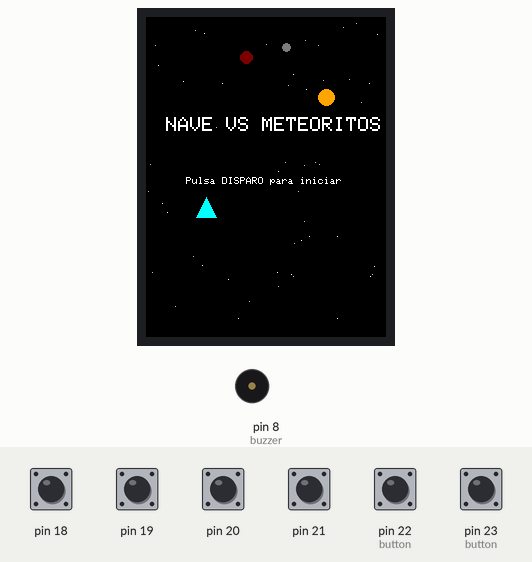
The program below on a simulated Arduino Mega 2560, built with avr-gcc and run on an emulated ATmega2560. On the bench: 240×320 colour display, buzzer (waves = sounding). The test bench sets the inputs (shaded band); at power-on: pin 18–21, pin 22 (button), pin 23 (button) LOW. Random numbers use the default seed unless the program sets one.

Above: at 1.1 s.
1.2 s: pin 22 (button) driven HIGH
At 3.6 s:
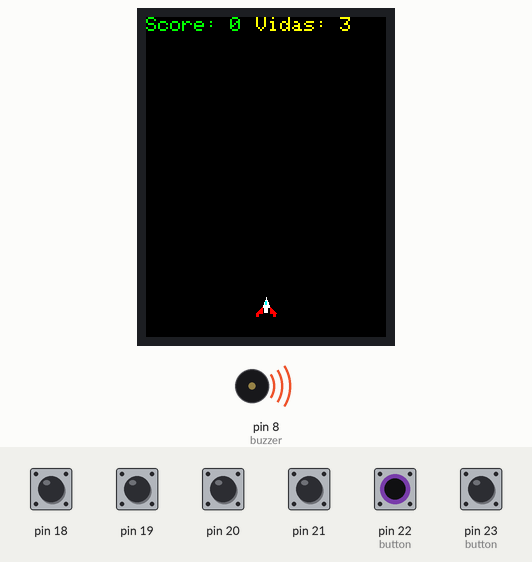
4.2 s: pin 23 (button) driven HIGH
At 4.58 s:
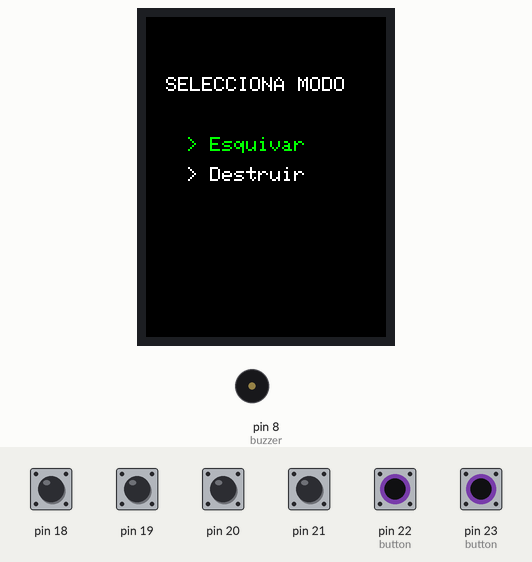
6.1 s: pin 19 driven HIGH
At 7.2 s:
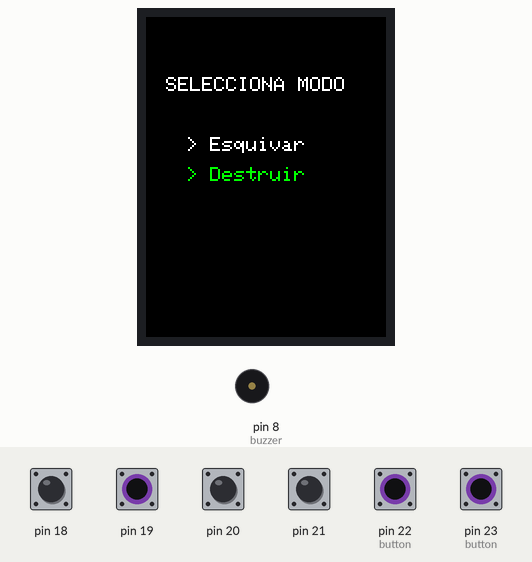
9.1 s: pin 19 driven LOW
At 9.36 s:
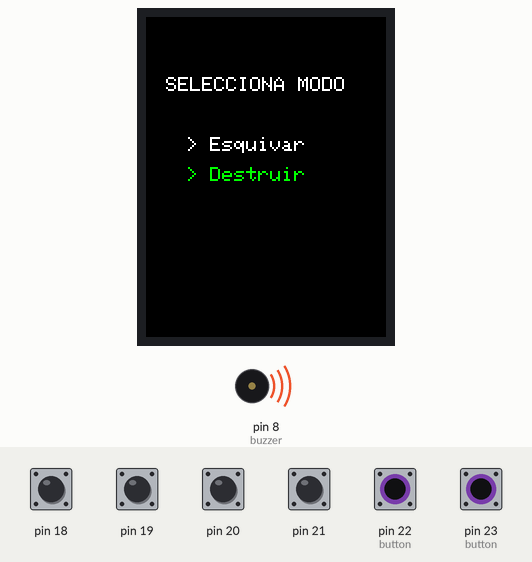
10.7 s: pin 23 (button) driven LOW
At 11.05 s:
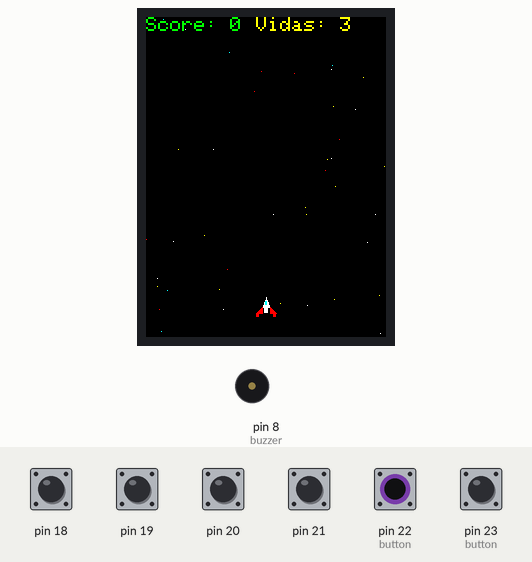
12.3 s: pin 18 driven HIGH
At 17.14 s:
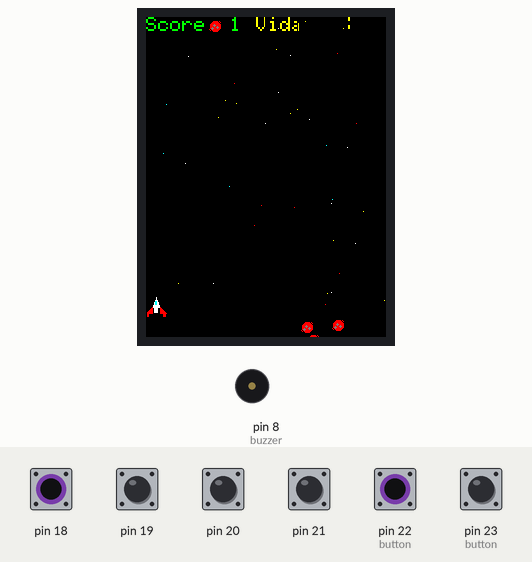
Timing chart, 0 to 18.6 s (numbered marks = the images above; inputs shaded):
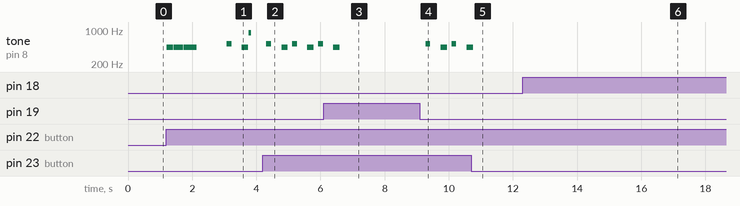

The program:

main.cpp
```cpp
#include <Adafruit_GFX.h>
#include <Adafruit_ILI9341.h>
#include "Juego.h"

#define TFT_CS   6
#define TFT_DC   7
#define TFT_RST  10
Adafruit_ILI9341 tft = Adafruit_ILI9341(TFT_CS, TFT_DC, TFT_RST);

Juego juego(tft);

void setup() {
    juego.setup();
}

void loop() {
    juego.loop();
}
```

Bala.cpp
```cpp
#include "Bala.h"

Bala::Bala() : x(-10), y(-10), activa(false) {}

void Bala::disparar(int naveX, int naveY) {
    x = naveX;
    y = naveY - 10;
    activa = true;
}

void Bala::mover(Adafruit_ILI9341 &tft) {
    tft.fillRect(x - 1, y, 3, 6, ILI9341_BLACK);
    y -= 6;
    if (y > 0) {
        tft.fillRect(x - 1, y, 3, 6, ILI9341_WHITE);
    } else {
        activa = false;
    }
}

void Bala::borrar(Adafruit_ILI9341 &tft) {
    tft.fillRect(x - 1, y, 3, 6, ILI9341_BLACK);
}
```

Bala.h
```cpp
#ifndef BALA_H
#define BALA_H

#include <Adafruit_ILI9341.h>

class Bala {
public:
    int x, y;
    bool activa;

    Bala();

    void disparar(int naveX, int naveY);
    void mover(Adafruit_ILI9341 &tft);
    void borrar(Adafruit_ILI9341 &tft);
};

#endif
```

Fondo.h
```cpp
#ifndef FONDO_H
#define FONDO_H

#include <Adafruit_ILI9341.h>

struct Estrella {
    int x, y;
    uint16_t color;
};

class Fondo {
private:
    static const int NUM_ESTRELLAS = 40;
    Estrella estrellas[NUM_ESTRELLAS];

public:
    void iniciar(int ancho, int alto) {
        uint16_t colores[] = {ILI9341_WHITE, ILI9341_YELLOW, ILI9341_CYAN, ILI9341_RED};
        for (int i = 0; i < NUM_ESTRELLAS; i++) {
            estrellas[i].x = random(0, ancho);
            estrellas[i].y = random(0, alto);
            estrellas[i].color = colores[random(0, 4)];
        }
    }

    void actualizarYdibujar(Adafruit_ILI9341 &tft, int alto) {
        for (int i = 0; i < NUM_ESTRELLAS; i++) {
            // Borrar estrella anterior
            tft.drawPixel(estrellas[i].x, estrellas[i].y, ILI9341_BLACK);

            // Mover estrella hacia abajo
            estrellas[i].y += 1;

            // Si sale de pantalla, volver a arriba
            if (estrellas[i].y >= alto) {
                estrellas[i].y = 0;
                estrellas[i].x = random(0, tft.width());
            }

            // Dibujar nueva posición
            tft.drawPixel(estrellas[i].x, estrellas[i].y, estrellas[i].color);
        }
    }
};

#endif
```

Juego.h
```cpp
#ifndef JUEGO_H
#define JUEGO_H

#include <Adafruit_ILI9341.h>
#include "Nave.h"
#include "Meteorito.h"
#include "Bala.h"
#include "Fondo.h"
#include "Menu.h"


#define NUM_METEORITOS 3
#define MAX_BALAS 100

class Juego {
public:
    Adafruit_ILI9341 &tft;
    Nave nave;
    Meteorito meteoritos[NUM_METEORITOS];
    Bala balas[MAX_BALAS];
    Fondo fondo;
    int score, vidas, nivel, meteorSpeed, meteorVelocidadBase;
    enum ModoJuego {ESQUIVAR = 0, DESTRUIR = 1};
    ModoJuego modoActual;
    int naveStep;
    bool botonAnterior;
    // Pines
    int pinRight, pinLeft, pinUp, pinDown, pinFire, pinReset, pinBuzzer;

    Juego(Adafruit_ILI9341 &pantalla)
        : tft(pantalla), nave(120, 280), score(0), vidas(3), nivel(1),
        meteorVelocidadBase(3), meteorSpeed(3), modoActual(ESQUIVAR), naveStep(5), botonAnterior(LOW),
        pinRight(21), pinLeft(18), pinUp(19), pinDown(20), pinFire(22), pinReset(23), pinBuzzer(8) {}

    void setup() {
        tft.begin();
        tft.setRotation(0);
        tft.fillScreen(ILI9341_BLACK);

        pinMode(pinRight, INPUT);
        pinMode(pinLeft, INPUT);
        pinMode(pinUp, INPUT);
        pinMode(pinDown, INPUT);
        pinMode(pinFire, INPUT);
        pinMode(pinReset, INPUT);
        pinMode(pinBuzzer, OUTPUT);


        randomSeed(analogRead(0));
        animacionInicio(tft, pinFire, pinBuzzer);
        int modoSeleccionado = static_cast<int>(modoActual);
        mostrarMenuSeleccion(tft, modoSeleccionado, pinUp, pinDown, pinFire, pinBuzzer);
        modoActual = static_cast<ModoJuego>(modoSeleccionado);

        iniciar();
    }

    void loop() {
        if (digitalRead(pinReset) == HIGH) {
            int modoSeleccionado = static_cast<int>(modoActual);
            mostrarMenuSeleccion(tft, modoSeleccionado, pinUp, pinDown, pinFire, pinBuzzer);
            modoActual = static_cast<ModoJuego>(modoSeleccionado);
        iniciar();
    }


        // Movimiento nave
        bool movido = false;
        if (digitalRead(pinLeft) == HIGH && nave.x > 10) { nave.borrar(tft); nave.x -= naveStep; movido = true; }
        if (digitalRead(pinRight) == HIGH && nave.x < tft.width() - 10) { nave.borrar(tft); nave.x += naveStep; movido = true; }
        if (digitalRead(pinUp) == HIGH && nave.y > 10) { nave.borrar(tft); nave.y -= naveStep; movido = true; }
        if (digitalRead(pinDown) == HIGH && nave.y < tft.height() - 15) { nave.borrar(tft); nave.y += naveStep; movido = true; }
        if (movido) nave.dibujar(tft);

        // Detección flanco de subida para disparo
        bool botonActual = digitalRead(pinFire);
        if (botonActual == HIGH && botonAnterior == LOW) {
            disparo();
        }
        botonAnterior = botonActual;

        // Mover todas las balas activas
        for (int i = 0; i < MAX_BALAS; i++) {
            if (balas[i].activa) {
                balas[i].mover(tft);
            }
        }

        fondo.actualizarYdibujar(tft, tft.height());
        moverMeteoritos();

        delay(30);
    }

    void iniciar() {
        tft.fillScreen(ILI9341_BLACK);
        fondo.iniciar(tft.width(), tft.height());
        nave.x = 120; nave.y = 280;
        score = 0; vidas = 3; nivel = 1;
        meteorSpeed = meteorVelocidadBase;
        for (int i = 0; i < NUM_METEORITOS; i++) meteoritos[i].inicializar(tft.width());
        for (int i = 0; i < MAX_BALAS; i++) balas[i].activa = false;
        nave.dibujar(tft);
        actualizarPuntaje();
        actualizarVidas();
        actualizarNivel();
    }

    void disparo() {
        for (int i = 0; i < MAX_BALAS; i++) {
            if (!balas[i].activa) {
                balas[i].disparar(nave.x, nave.y);
                break;
            }
        }
        playTone(880, 80);
    }

    void moverMeteoritos() {
        for (int i = 0; i < NUM_METEORITOS; i++) {
            if (!meteoritos[i].activo) continue;

            meteoritos[i].borrar(tft);
            meteoritos[i].y += meteorSpeed;
            meteoritos[i].dibujar(tft, ILI9341_RED);

            // Colisión con nave
            if (meteoritos[i].y + 6 >= nave.y &&
                meteoritos[i].x >= nave.x - 10 && meteoritos[i].x <= nave.x + 10) {
                vidas--;
                actualizarVidas();
                meteoritos[i].y = 0;
                meteoritos[i].x = random(10, tft.width() - 10);
                if (vidas <= 0) gameOver();
            }

            // Salida de pantalla sin ser destruido
            if (meteoritos[i].y > tft.height()) {
                if (modoActual == DESTRUIR) {
                    vidas--;
                    actualizarVidas();
                    playTone(350, 200);
                    delay(50);
                    if (vidas <= 0) gameOver();
                } else {
                    score++;
                    actualizarPuntaje();
                    actualizarNivel();
                }
                meteoritos[i].y = 0;
                meteoritos[i].x = random(10, tft.width() - 10);
            }

            for (int j = 0; j < MAX_BALAS; j++) {
                if (balas[j].activa &&
                    balas[j].y < meteoritos[i].y + 6 && balas[j].y > meteoritos[i].y - 6 &&
                    balas[j].x > meteoritos[i].x - 6 && balas[j].x < meteoritos[i].x + 6) {
                    meteoritos[i].borrar(tft);
                    balas[j].borrar(tft);
                    balas[j].activa = false;
                    playTone(220, 200);
                    score++;
                    actualizarPuntaje();
                    actualizarNivel();
                    meteoritos[i].y = 0;
                    meteoritos[i].x = random(10, tft.width() - 10);
                    break;
                }
            }
        }
    }

    void actualizarPuntaje() {
        tft.fillRect(0, 0, 100, 20, ILI9341_BLACK);
        tft.setCursor(0, 0);
        tft.setTextColor(ILI9341_GREEN);
        tft.setTextSize(2);
        tft.print("Score: ");
        tft.print(score);
    }

    void actualizarVidas() {
        tft.fillRect(110, 0, 100, 20, ILI9341_BLACK);
        tft.setCursor(110, 0);
        tft.setTextColor(ILI9341_YELLOW);
        tft.setTextSize(2);
        tft.print("Vidas: ");
        tft.print(vidas);
        playTone(440, 200);
    }

    void actualizarNivel() {
        int nuevoNivel = 1 + score / 5;
        if (nuevoNivel != nivel) {
            nivel = nuevoNivel;
            meteorSpeed = meteorVelocidadBase + (nivel - 1);
            tft.fillRect(220, 0, 100, 20, ILI9341_BLACK);
            tft.setCursor(220, 0);
            tft.setTextColor(ILI9341_CYAN);
            tft.setTextSize(2);
            tft.print("Lv: ");
            tft.print(nivel);
            playTone(440, 200);
        }
    }

    void gameOver() {
        tft.setTextColor(ILI9341_WHITE);
        tft.setTextSize(2);
        tft.setCursor(40, 130);
        tft.print("Puntaje final:");

        tft.setCursor(100, 160);
        tft.setTextSize(3);
        tft.setTextColor(ILI9341_GREEN);
        tft.print(score);

        delay(2000);

        playTone(440, 500);
        animacionGameOver(tft, pinReset);
        int modoSeleccionado = static_cast<int>(modoActual);
        mostrarMenuSeleccion(tft, modoSeleccionado, pinUp, pinDown, pinFire, pinBuzzer);
        modoActual = static_cast<ModoJuego>(modoSeleccionado);
        iniciar();

    }

    void playTone(int frequency, int duration) {
        tone(pinBuzzer, frequency, duration);
        delay(duration + 20);
        noTone(pinBuzzer);
    }
};

#endif
```

Menu.cpp
```cpp
#include "menu.h"

#include <Arduino.h>

void mostrarMenuSeleccion(Adafruit_ILI9341 &tft, int &modoActual, int pinUp, int pinDown, int pinFire, int pinBuzzer) {
    int seleccion = 0;
    bool refrescarPantalla = true;
    unsigned long ultimaInteraccion = 0;
    const unsigned long tiempoRebote = 200;

    while (true) {
        unsigned long ahora = millis();

        if (refrescarPantalla) {
            tft.fillScreen(ILI9341_BLACK);
            tft.setTextColor(ILI9341_WHITE);
            tft.setTextSize(2);
            tft.setCursor(20, 60);
            tft.print("SELECCIONA MODO");

            tft.setCursor(40, 120);
            tft.setTextColor(seleccion == 0 ? ILI9341_GREEN : ILI9341_WHITE);
            tft.print("> Esquivar");

            tft.setCursor(40, 150);
            tft.setTextColor(seleccion == 1 ? ILI9341_GREEN : ILI9341_WHITE);
            tft.print("> Destruir");

            refrescarPantalla = false;
        }

        if (digitalRead(pinUp) == HIGH && (ahora - ultimaInteraccion > tiempoRebote)) {
            seleccion = (seleccion == 0) ? 1 : 0;
            ultimaInteraccion = ahora;
            refrescarPantalla = true;
        }

        if (digitalRead(pinDown) == HIGH && (ahora - ultimaInteraccion > tiempoRebote)) {
            seleccion = (seleccion == 1) ? 0 : 1;
            ultimaInteraccion = ahora;
            refrescarPantalla = true;
        }

        if (digitalRead(pinFire) == HIGH && (ahora - ultimaInteraccion > tiempoRebote)) {
            modoActual = (seleccion == 0) ? 0 : 1;
            playTone(pinBuzzer, 523, 150); // SONIDO_SELECCION
            delay(200);
            break;
        }
    }
}

void dibujarFondoEspacio(Adafruit_ILI9341 &tft) {
    tft.fillScreen(ILI9341_BLACK);
    for (int i = 0; i < 50; i++) {
        int x = random(tft.width());
        int y = random(tft.height());
        uint16_t color = (random(2) == 0) ? ILI9341_WHITE : ILI9341_LIGHTGREY;
        tft.drawPixel(x, y, color);
    }

    tft.fillTriangle(60, 180, 70, 200, 50, 200, ILI9341_CYAN);
    tft.fillCircle(100, 40, 6, ILI9341_MAROON);
    tft.fillCircle(180, 80, 8, ILI9341_ORANGE);
    tft.fillCircle(140, 30, 4, ILI9341_DARKGREY);
}

void animacionInicio(Adafruit_ILI9341 &tft, int pinFire, int pinBuzzer) {
    dibujarFondoEspacio(tft);
    tft.setTextColor(ILI9341_WHITE);
    tft.setTextSize(2);
    tft.setCursor(20, 100);
    tft.print("NAVE VS METEORITOS");

    tft.setTextSize(1);
    tft.setCursor(40, 160);
    tft.print("Pulsa DISPARO para iniciar");

    while (digitalRead(pinFire) == LOW) {
        delay(10);
    }

    playTone(pinBuzzer, 440, 200);
    playTone(pinBuzzer, 440, 300);
    playTone(pinBuzzer, 440, 400);
    delay(500);

    for (int i = 0; i < tft.height(); i += 10) {
        tft.drawFastHLine(0, i, tft.width(), ILI9341_BLACK);
        delay(10);
    }
}

void animacionGameOver(Adafruit_ILI9341 &tft, int pinReset) {
    tft.fillScreen(ILI9341_BLACK);
    tft.setTextSize(3);
    tft.setTextColor(ILI9341_RED);

    for (int i = 0; i < 3; i++) {
        tft.setCursor(40, 120);
        tft.print("GAME OVER");
        delay(300);
        tft.fillScreen(ILI9341_BLACK);
        delay(300);
    }

    tft.setTextSize(2);
    tft.setTextColor(ILI9341_WHITE);
    tft.setCursor(20, 200);
    tft.print("Presiona RESET");

    while (digitalRead(pinReset) == LOW) {
        delay(10);
    }
}

void playTone(int pinBuzzer, int frequency, int duration) {
    tone(pinBuzzer, frequency, duration);
    delay(duration + 20);
    noTone(pinBuzzer);
}
```

Menu.h
```cpp
#ifndef MENU_H
#define MENU_H

#include <Adafruit_ILI9341.h>

// Declaraciones
void mostrarMenuSeleccion(Adafruit_ILI9341 &tft, int &modoActual, int pinUp, int pinDown, int pinFire, int pinBuzzer);
void dibujarFondoEspacio(Adafruit_ILI9341 &tft);
void animacionInicio(Adafruit_ILI9341 &tft, int pinFire, int pinBuzzer);
void animacionGameOver(Adafruit_ILI9341 &tft, int pinReset);

void playTone(int pinBuzzer, int frequency, int duration); // para sonidos simples

#endif
```

Meteorito.cpp
```cpp
#include "Meteorito.h"

Meteorito::Meteorito() : x(0), y(0), activo(false) {}

void Meteorito::inicializar(int ancho) {
    x = random(10, ancho - 10);
    y = random(-120, -20);
    activo = true;
}

void Meteorito::dibujar(Adafruit_ILI9341 &tft, int color) {
    // Cuerpo base del meteorito
    tft.fillCircle(x, y, 6, color);

    // Fragmentos irregulares para dar efecto de roca
    tft.fillCircle(x - 4, y + 2, 2, color);
    tft.fillCircle(x + 3, y - 3, 2, color);
    tft.fillCircle(x + 1, y + 4, 1, color);

    // Cráteres estilo retro
    tft.fillCircle(x - 1, y - 1, 1, ILI9341_DARKGREY);
    tft.fillCircle(x + 2, y + 1, 1, ILI9341_DARKGREY);
    tft.fillCircle(x - 3, y + 2, 1, ILI9341_DARKGREY);

    // Borde oscuro para dar efecto de volumen
    tft.drawCircle(x, y, 6, ILI9341_BLACK);
}

void Meteorito::borrar(Adafruit_ILI9341 &tft) {
    // Borra completamente el área usada
    tft.fillRect(x - 8, y - 8, 17, 17, ILI9341_BLACK);
}
```

Meteorito.h
```cpp
#ifndef METEORITO_H
#define METEORITO_H

#include <Adafruit_ILI9341.h>

class Meteorito {
public:
    int x, y;
    bool activo;

    Meteorito();

    void inicializar(int ancho);
    void dibujar(Adafruit_ILI9341 &tft, int color);
    void borrar(Adafruit_ILI9341 &tft);
};

#endif
```

Nave.cpp
```cpp
#include "Nave.h"

Nave::Nave(int x0, int y0) : x(x0), y(y0) {}

void Nave::dibujar(Adafruit_ILI9341 &tft) {
    // Cuerpo central (blanco)
    tft.fillTriangle(x, y, x - 4, y + 10, x + 4, y + 10, ILI9341_WHITE);
    tft.fillRect(x - 2, y + 10, 4, 6, ILI9341_WHITE);

    // Cabina (azul claro)
    tft.fillRect(x - 1, y + 4, 2, 4, ILI9341_CYAN);

    // Alas rojas
    tft.fillTriangle(x - 4, y + 10, x - 10, y + 16, x - 4, y + 16, ILI9341_RED);
    tft.fillTriangle(x + 4, y + 10, x + 10, y + 16, x + 4, y + 16, ILI9341_RED);

    // Alas inferiores
    tft.fillRect(x - 10, y + 16, 3, 4, ILI9341_RED);
    tft.fillRect(x + 7, y + 16, 3, 4, ILI9341_RED);
}

void Nave::borrar(Adafruit_ILI9341 &tft) {
    // Borra con un margen de seguridad de 1 px extra por lado
    tft.fillRect(x - 11, y - 1, 22, 22, ILI9341_BLACK);
}
```

Nave.h
```cpp
#ifndef NAVE_H
#define NAVE_H

#include <Adafruit_ILI9341.h>

class Nave {
public:
    int x, y;

    Nave(int x0 = 120, int y0 = 280);

    void dibujar(Adafruit_ILI9341 &tft);
    void borrar(Adafruit_ILI9341 &tft);
};

#endif
```

Measured:
- after the input at 1.2 s, tone on pin 8 (buzzer): plays 440 Hz for 0.20 s, 440 Hz for 0.30 s, 440 Hz for 0.40 s, 523 Hz for 0.15 s, 440 Hz for 0.20 s, 880 Hz for 0.08 s, starting at once; the display: first changes after 1.5 s (image 1 shows a later state)
- after the input at 4.2 s, tone on pin 8 (buzzer): silent → 523 Hz after 0.12 s, then repeats every 0.81 s: silent 0.32 s, 440 Hz 0.20 s, silent 0.14 s, 523 Hz 0.15 s
- after the input at 9.1 s, tone on pin 8 (buzzer): plays 523 Hz for 0.15 s, 440 Hz for 0.20 s, 523 Hz for 0.15 s, 440 Hz for 0.14 s, starting after 0.18 s
- what the display in image 4 shows lasts 0.4 s, from 9.2 s to 9.6 s
